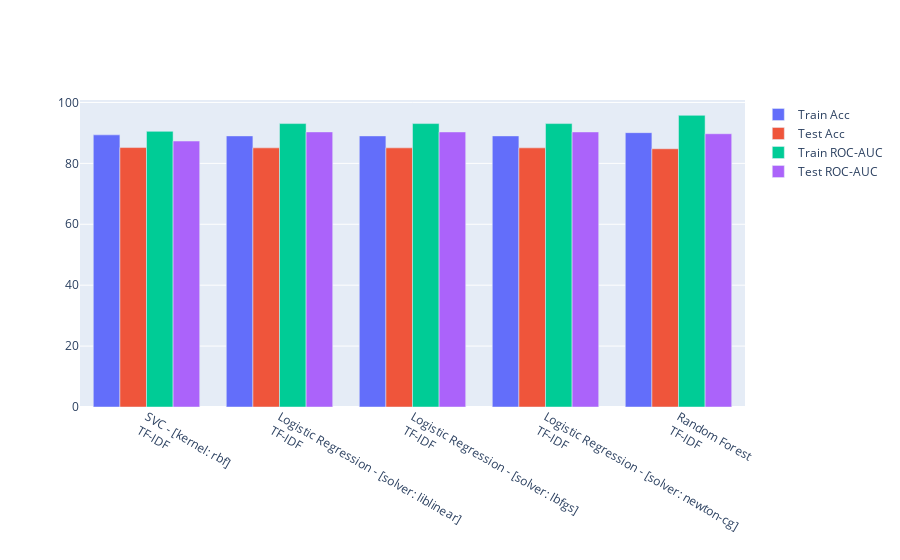

The notebook cell saved with this chart:
### Code cell
Model.emojiEvaluationGroupedBarChart(res_models)

### Figure 1 — Plotly figure (JSON) as saved in the notebook; plotly's stock layout.template omitted (floating-point values rounded to 4 significant figures)
{"data": [{"name": "Train Acc", "type": "bar", "x": ["SVC - [kernel: rbf]<br>TF-IDF", "Logistic Regression - [solver: liblinear]<br>TF-IDF", "Logistic Regression - [solver: lbfgs]<br>TF-IDF", "Logistic Regression - [solver: newton-cg]<br>TF-IDF", "Random Forest<br>TF-IDF"], "y": [89.35, 89.02, 89.02, 89.02, 90.08]}, {"name": "Test Acc", "type": "bar", "x": ["SVC - [kernel: rbf]<br>TF-IDF", "Logistic Regression - [solver: liblinear]<br>TF-IDF", "Logistic Regression - [solver: lbfgs]<br>TF-IDF", "Logistic Regression - [solver: newton-cg]<br>TF-IDF", "Random Forest<br>TF-IDF"], "y": [85.19, 85.09, 85.09, 85.09, 84.79]}, {"name": "Train ROC-AUC", "type": "bar", "x": ["SVC - [kernel: rbf]<br>TF-IDF", "Logistic Regression - [solver: liblinear]<br>TF-IDF", "Logistic Regression - [solver: lbfgs]<br>TF-IDF", "Logistic Regression - [solver: newton-cg]<br>TF-IDF", "Random Forest<br>TF-IDF"], "y": [90.51, 93.06, 93.06, 93.06, 95.77]}, {"name": "Test ROC-AUC", "type": "bar", "x": ["SVC - [kernel: rbf]<br>TF-IDF", "Logistic Regression - [solver: liblinear]<br>TF-IDF", "Logistic Regression - [solver: lbfgs]<br>TF-IDF", "Logistic Regression - [solver: newton-cg]<br>TF-IDF", "Random Forest<br>TF-IDF"], "y": [87.33, 90.33, 90.32, 90.32, 89.73]}], "layout": {}}
